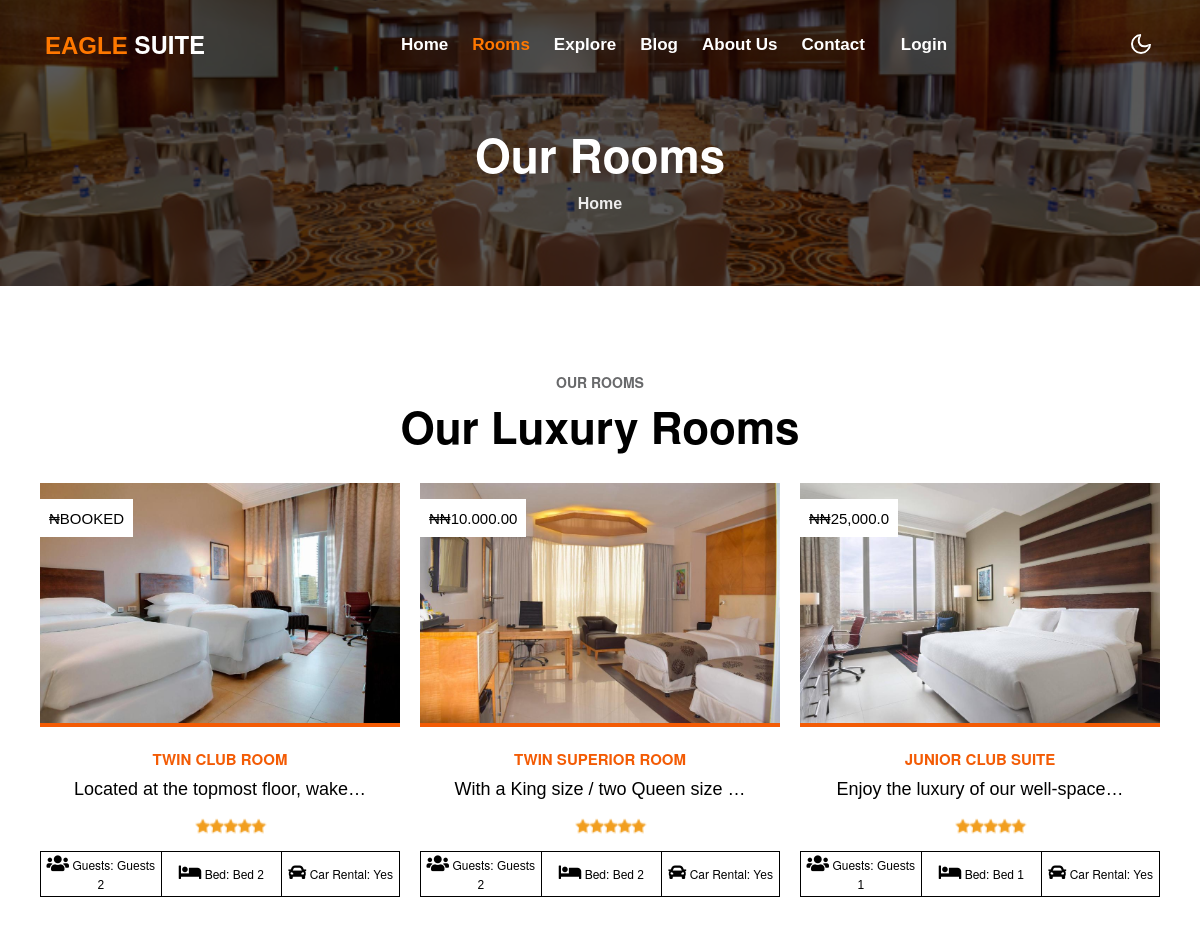
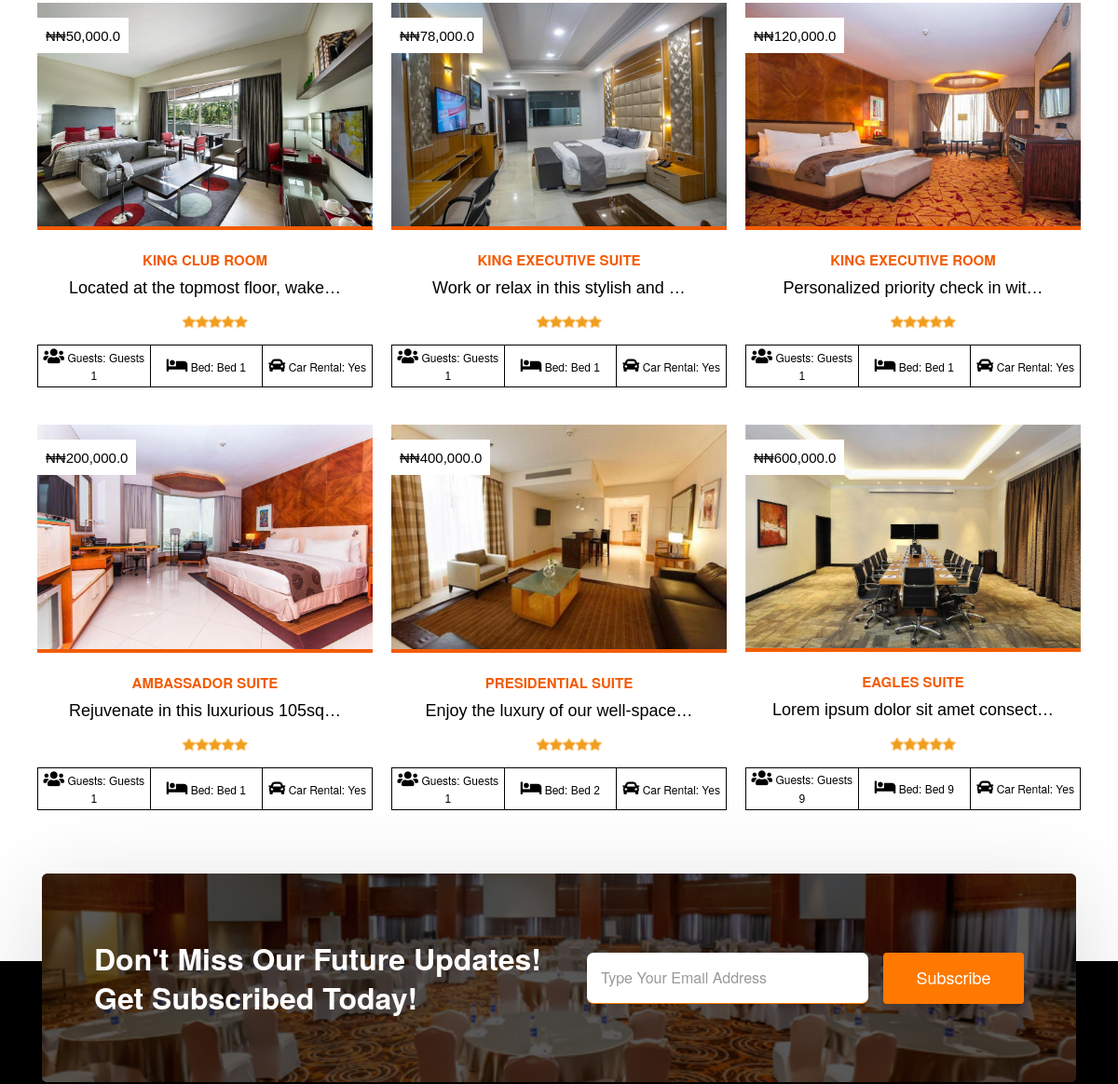
Before: /rooms (upper part) with the older database file (2 pictures, top to bottom).
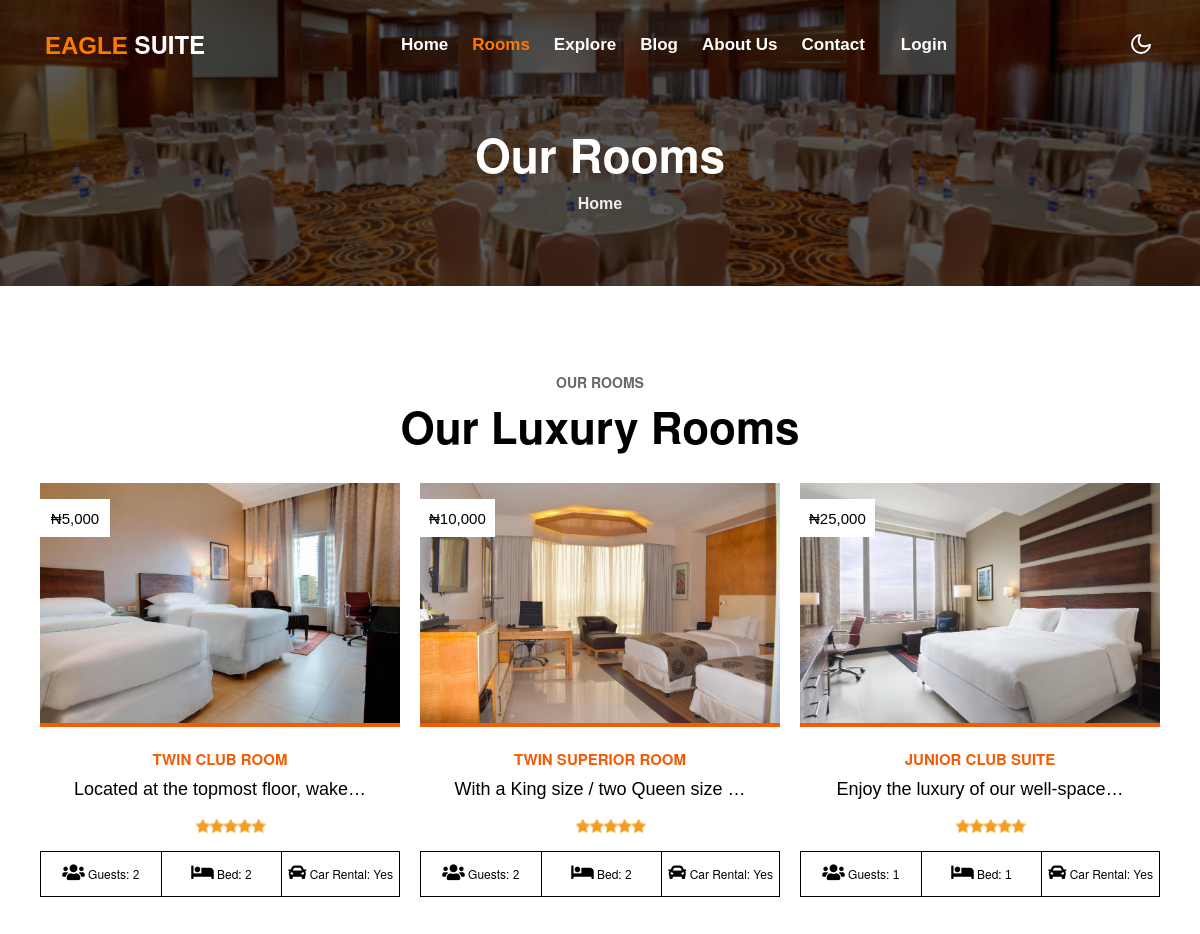
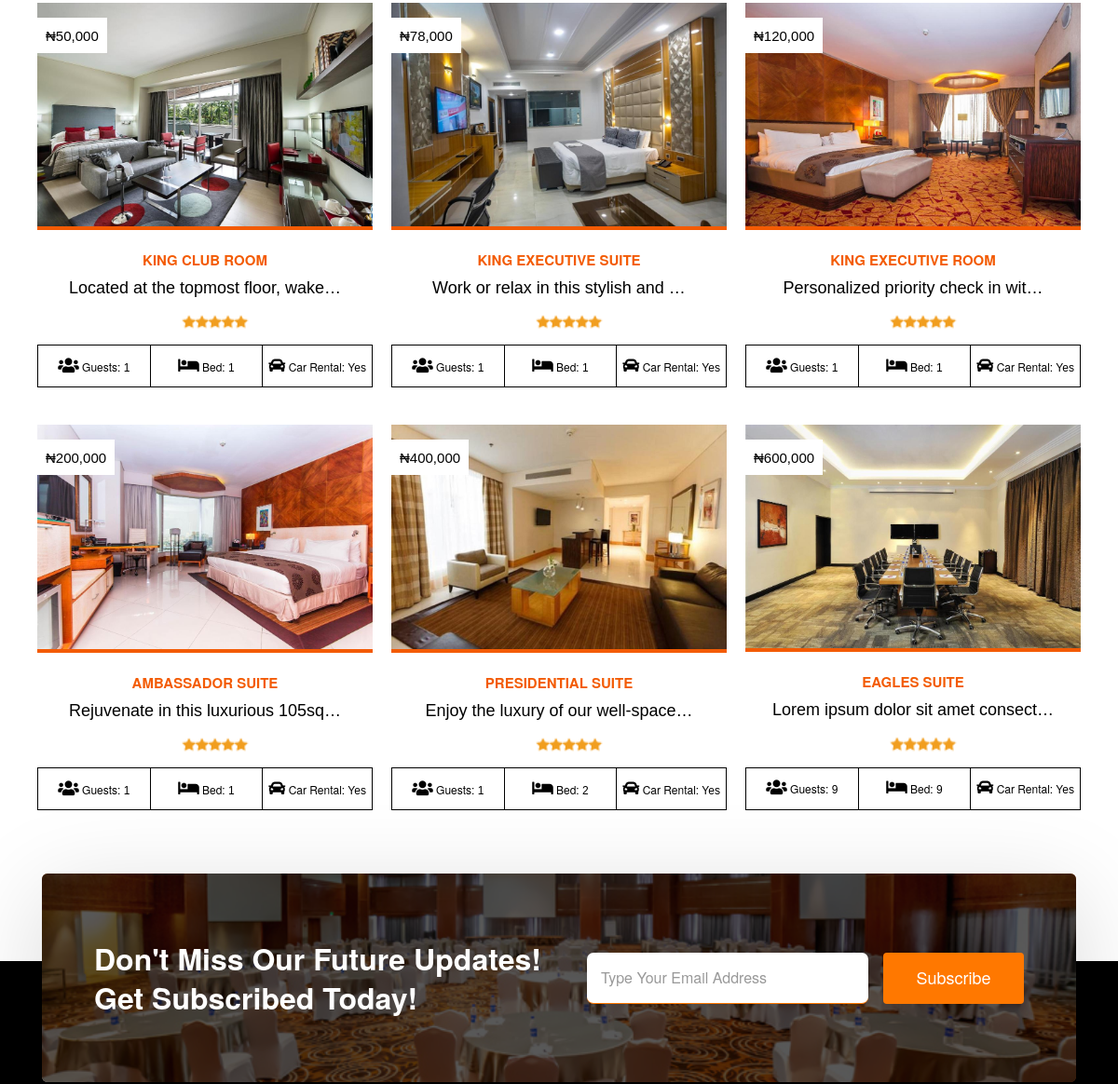
After: the same page with the newer database file (2 pictures, top to bottom).
### eagles/models.py (models this page shows, shortened)
class Room(models.Model):
    title = models.CharField(max_length=100,blank=True,null=True)
    price = models.PositiveIntegerField(null=True,blank=True)
    discount_price = models.PositiveIntegerField(null=True,blank=True)
    guests = models.CharField(max_length=50,blank=True)
    bed = models.CharField(max_length=50,blank=True)
    car_rent = models.CharField(max_length=50,blank=True,null=True)
    roomimg = models.ImageField()
    roomimg1 = models.ImageField(blank=True)
    roomtmg2 = models.ImageField(blank=True)
    roomtmg3 = models.ImageField(blank=True)
    view_count = models.PositiveIntegerField(default=0,blank=True,null=True)
    description = models.TextField(blank=True)
    isbooked = models.BooleanField(default=False)
    class Meta:
        db_table = 'room'
        managed = True
        verbose_name = 'rooms'
        verbose_name_plural = 'rooms'

### eagles/views.py (the view)
# urls.py: path('rooms',views.rooms,name='rooms'),
def rooms(request):
    rooms = Room.objects.all()
    paginator = Paginator(rooms, 9)
    page = request.GET.get('page')
    paged_rooms = paginator.get_page(page)
    context = {
        'rooms': paged_rooms,
    }
    return render(request,'eagles/rooms.html',context)

### templates/eagles/rooms.html (shortened to what this page needs)
{% extends "base.html" %}
{% load static %}
{% load humanize %}
{% block content %}
<div class="inner-banner py-5">
    <section class="kinging-breadcrumb text-left py-sm-5 ">
        <div class="container">
            <div class="w3breadcrumb-gids">
                <div class="w3breadcrumb-left text-left">
                    <br><br>
                    <h2 class="inner-w3-title mt-lg-5 mt-4 text-center">Our Rooms</h2>
                </div>
                <div class="w3breadcrumb-right">
                    <ul class="breadcrumbs-custom-path">
                        <li><a href="{% url 'index' %}">Home</a></li>
                    </ul>
                </div>
            </div>
        </div>
    </section>
</div>
<br><br>
<div class="living_middle">
    <div class="container">
            <div class="title-content text-center mb-lg-3 mb-4">
                <h6 class="title-subw3hny mb-1">Our Rooms</h6>
                <h3 class="title-kinging mb-5">Our Luxury Rooms</h3>
            </div>
        <div class="row">
            {% if rooms %}
            {% for item in rooms %}
            <div style="padding-left: 10px; padding-right: 10px; color: var(--heading-color); " class="col-md-4 wow fadeInLeft "     data-wow-delay="0. 4s">
                <div class="living_box "><a href="{% url 'room' item.id %}">
                <img  src="{{item.roomimg.url}}" class="img-responsive " alt=""/>
                <span class="sale-box">
                    <span style="font-size: 1.5rem;" class="sale-label"> &#8358;{{ item.price | intcomma }}</span>
                </span>
                </a>
                <div style="border-top: 4px solid #f35b04;" class="living_desc">
                    <h3 class="text-center"><a href="{% url 'room' item.id %}">{{ item.title}}</a></h3>
                    <p style="color: var(--heading-color)!important;"  class="text-center">{{ item.description | truncatechars:35 | safe }}</p>
                    <img class="text-center" style="margin-bottom: 15px; width: 8rem;     margin-left: 15rem;" src="{% static 'images/star2.png' %}" alt="">
                </div>
                <table border="1" class="propertyDetails">
                <tbody ><tr>
                    <td style="border: 1px solid; color: var(--heading-color);"><i class="fa fa-users" style="color: var(--heading-color); font-size: large;" ></i> Guests:
                        <span class="float-right">  {{ item.guests}}</span></td>
                    <td style="border: 1px solid; color: var(--heading-color);"> <i class="fa fa-bed" style="color: var(--heading-color); font-size: large;"></i> Bed:
                        <span  class="float-right">  {{ item.bed}}</span></td>
                    <td style="border: 1px solid; color: var(--heading-color); "><i class="fa fa-car" style="color: var(--heading-color); font-size: large;"></i> Car Rental:<span class="float-right">  {{ item.car_rent}}</span></td></tr>
                </tbody></table>
            </div>
            <br>
            <br>
           </div>
            {% endfor %}
            {% endif %}
        </div>
    </div>
</div>
{% endblock content %}

### templates/base.html (shortened to what this page needs)
{% load static %}
<!doctype html>
<html lang="en">
  <head>
    <head>
        <link rel="stylesheet" href="{% static 'css/style.css' %}">
        <link href="{% static 'css/bootstrap.css' %}" rel='stylesheet' type='text/css' />
    </head>
  </head>
  <body>
    {% include 'nav.html' %}
    {% block content %}
    {% endblock content %}
    {% include 'footer.html' %}
  </body>
</html>

### templates/nav.html (shortened to what this page needs)
<header id="site-header" class="fixed-top">
    <div class="container">
        <nav class="navbar navbar-expand-lg navbar-light stroke  py-lg-0">
            <h1><a class="navbar-brand " href="{% url 'index' %}">
                    <span class="w3yellow">Eagle</span> Suite
                </a></h1>
            <div class="collapse navbar-collapse" id="navbarScroll">
                <ul class="navbar-nav mx-lg-auto my-2 my-lg-0 navbar-nav-scroll">
                    <li
                    {% if '/' == request.path %}
                    class="nav-item active"
                    {% else %}
                    class="nav-item "
                    {% endif %}>
                        <a class="nav-link " aria-current="page" href="{% url 'index' %}">Home</a>
                    </li>
                    <li
                    {% if 'rooms' in request.path %}
                    class="nav-item  active"
                    {% else %}
                    class="nav-item "
                    {% endif %}
                    >
                        <a class="nav-link" href="{% url 'rooms' %}">Rooms</a>
                    </li>
                    <li class="nav-item dropdown">
                        <a  class="nav-link dropdown-toggle" href="#" id="navbarDropdown" role="button" data-toggle="dropdown" aria-haspopup="true"
                            aria-expanded="false">
                            Explore
                        </a>
                    </li>
                    <li
                    {% if 'blog' in request.path %}
                    class="nav-item active"
                    {% else %}
                    class="nav-item "
                    {% endif %}
                    >
                        <a class="nav-link" href="{% url 'blog' %}">Blog</a>
                    </li>
                    <li
                    {% if 'about' in request.path %}
                    class="nav-item active"
                    {% else %}
                    class="nav-item "
                    {% endif %}
                    >
                        <a class="nav-link" href="{% url 'about' %}">About Us</a>
                    </li>
                    <li
                    {% if 'contact' in request.path %}
                    class="nav-item active"
                    {% else %}
                    class="nav-item "
                    {% endif %}
                    >
                        <a class="nav-link" href="{% url 'contact' %}">Contact</a>
                    </li>
                    <li
                    {% if 'profile' in request.path %}
                    class="nav-item active"
                    {% else %}
                    class="nav-item "
                    {% endif %}
                    >
                           {% if request.user.is_authenticated %}
                           <a  class="  nav-link" href="{% url 'profile' %}"><span style="font-size: 2rem;" class="fa fa-user" aria-hidden="true"></a>
                    </li>
                    <li >
                        {% else %}
                    </li>
                    <li >
                        <a class=" nav-link" href="{% url 'login' %}">Login</a>
                           {% endif %}
                    </li>
                </ul>
            </div>
            <div class="mobile-position">
                <nav class="navigation">
                    <div class="theme-switch-wrapper">
                        <label class="theme-switch" for="checkbox">
                            <div class="mode-container">
                                <i class="gg-moon"></i>
                            </div>
                        </label>
                    </div>
                </nav>
            </div>
        </nav>
    </div>
</header>

### templates/footer.html (shortened to what this page needs)
{% load static %}
<section class="kinging-newsletter">
    <div class="container">
        <div class="uphny-kinging-newsletter-inf">
            <div class="row uphny-kinging-newsletter align-items-center">
                <div class="col-lg-6 kinging-newsletter-left text-left">
                    <h3 class="titlehny">Don't miss our future updates! Get subscribed today!</h3>
                </div>
                <div class="col-lg-6 kinging-newsletter-form ps-lg-5 mt-lg-0 mt-md-5 mt-4">
                    <form action="#" method="post" class="subscribe-wthree">
                        <div class="flex-wrap subscribe-wthree-field">
                            <input class="form-control" type="email" placeholder="Type Your Email Address" name="email" required="">
                            <button class="btn btn-style btn-primary" type="submit">Subscribe</button>
                        </div>
                    </form>
                </div>
            </div>
        </div>
    </div>
</section>
   <footer class="kinging-footer">
    <div class="kinging-footer-16 py-5">
        <div class="container py-md-5 py-3 pb-0">
        </div>
    </div>
</footer>

Changed rows visible on the page:
changed Room "TWIN CLUB ROOM": price "BOOKED" → "5,000"; guests "Guests 2" → "2"; bed "Bed 2" → "2"
changed Room "TWIN SUPERIOR ROOM": price "₦10.000.00" → "10,000"; guests "Guests 2" → "2"; bed "Bed 2" → "2"
changed Room "JUNIOR CLUB SUITE": price "₦25,000.0" → "25,000"; guests "Guests 1" → "1"; bed "Bed 1" → "1"
changed Room "KING CLUB ROOM": price "₦50,000.0" → "50,000"; guests "Guests 1" → "1"; bed "Bed 1" → "1"
changed Room "KING EXECUTIVE SUITE": price "₦78,000.0" → "78,000"; guests "Guests 1" → "1"; bed "Bed 1" → "1"
changed Room "KING EXECUTIVE ROOM": price "₦120,000.0" → "120,000"; guests "Guests 1" → "1"; bed "Bed 1" → "1"
changed Room "AMBASSADOR SUITE": price "₦200,000.0" → "200,000"; guests "Guests 1" → "1"; bed "Bed 1" → "1"
changed Room "PRESIDENTIAL SUITE": price "₦400,000.0" → "400,000"; guests "Guests 1" → "1"; bed "Bed 2" → "2"
changed Room "EAGLES SUITE": price "₦600,000.0" → "600,000"; guests "Guests 9" → "9"; bed "Bed 9" → "9"
